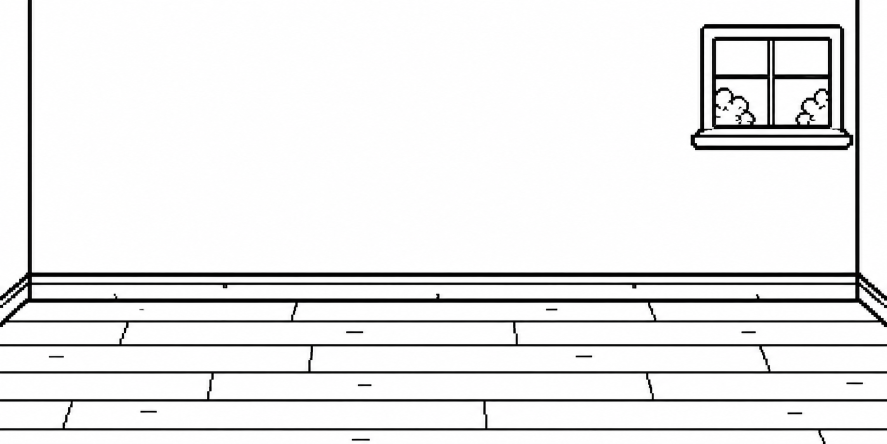
#> input picture assets_local/pet/hogar/hogar-base.png, 1774 x 887 px (shown at 1/2 size)
$ python -i build_habitat.py   (imports and definitions only)
#> lines starting #> are read from the running program, lines starting #| are printed output that depends on the picture
#> further down, picture is the input picture: PIL image 1774x887 RGB; mean R, G, B 235.7, 235.6, 235.7
#!/usr/bin/env python3
"""Build the masked PET room pack and its fixed layout metadata from the supplied ZIP artwork."""
import argparse
import hashlib
import importlib.util
import json
from pathlib import Path
import struct
import zlib
from PIL import Image, ImageDraw, ImageOps

ROOT = Path(__file__).resolve().parents[2]
SOURCE = ROOT / 'assets_local/pet/hogar'
ANCHORS = {'descanso': 0, 'adorno_suelo': 1, 'adorno_pared': 2, 'adorno_techo': 3,
           'juego': 4, 'entorno_suelo': 5, 'entorno_pared': 6}


# [12 lines left out: functions monochrome, crop_ink, not called in this run]


def silhouette(image, voids=()):
    # Only white connected to the exterior is transparent. Enclosed white is opaque.
#> called with voids = ()
    ink = ImageOps.invert(image.convert('L'))
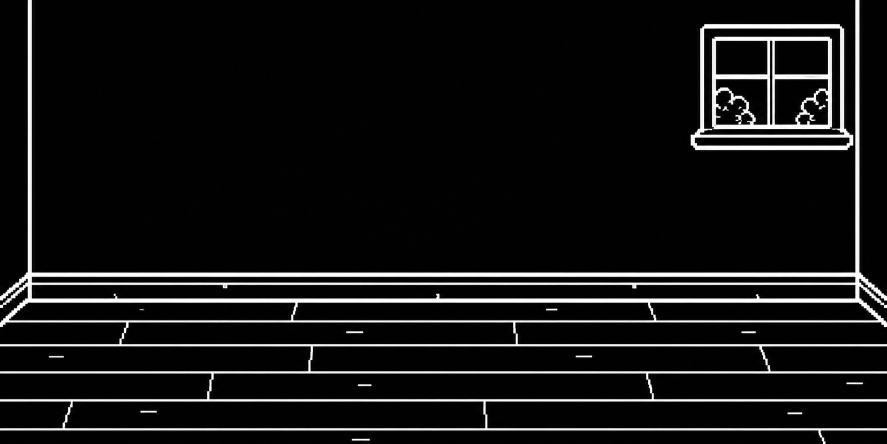
#> ink: PIL image 1774x887 L (shown at 1/2 size); min 0, max 255, mean 19.4
    padded = ImageOps.expand(ink, border=1, fill=0)
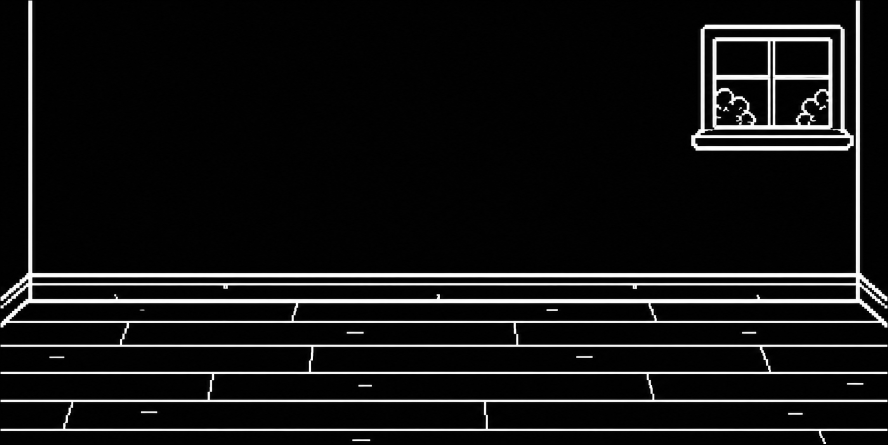
#> padded: PIL image 1776x889 L (shown at 1/2 size); min 0, max 255, mean 19.3
    ImageDraw.floodfill(padded, (0, 0), 128, thresh=0)
    for x, y in voids:
        point = (1 + image.width*x//100, 1 + image.height*y//100)
        if padded.getpixel(point) == 0:
            ImageDraw.floodfill(padded, point, 128, thresh=0)
    mask = padded.crop((1, 1, image.width + 1, image.height + 1)).point(lambda p: 0 if p == 128 else 255)
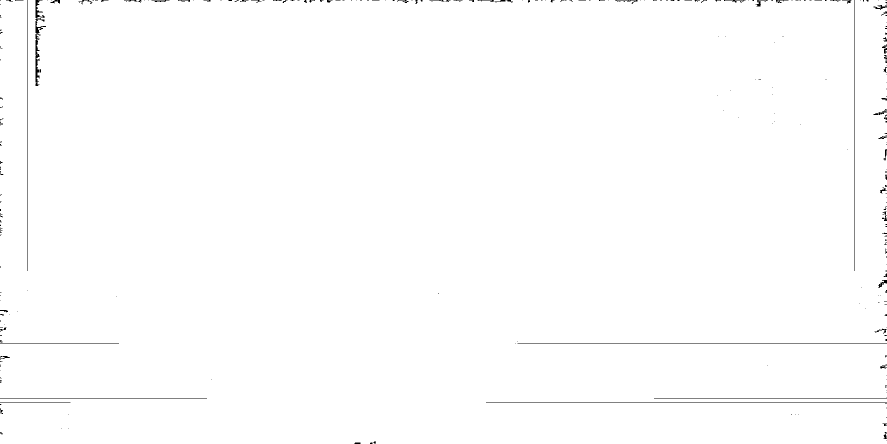
#> mask: PIL image 1774x887 L (shown at 1/2 size); 99.5% white; black in thin lines or dots
    return mask.convert('1')


def bits(image, mask=False):
    return (image if mask else ImageOps.invert(image.convert('L')).convert('1')).tobytes()


# [100 lines left out: function build, not called in this run]


# [6 lines not run here, left out]

>>> from PIL import Image
>>> picture = Image.open('../../assets_local/pet/hogar/hogar-base.png')
>>> result = silhouette(picture)

$ run again, on assets_local/pet/hogar/descanso-01.png
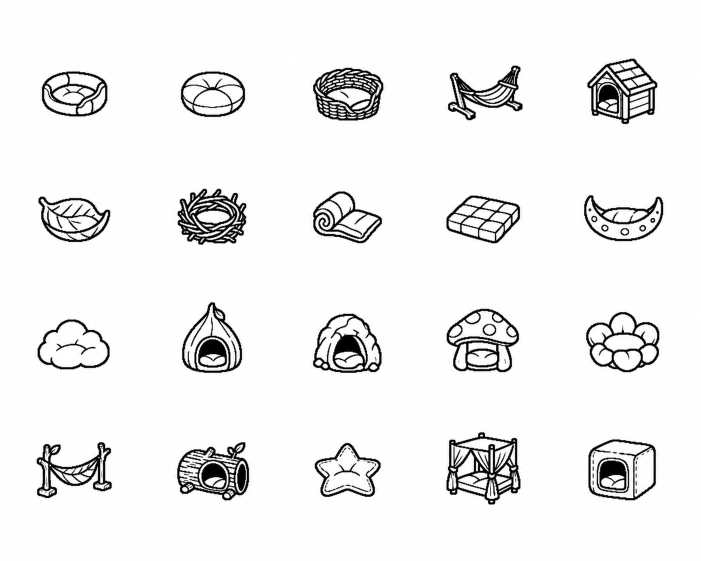
#> input picture assets_local/pet/hogar/descanso-01.png, 1402 x 1122 px (shown at 1/2 size)
#> picture is the input picture: PIL image 1402x1122 RGB; mean R, G, B 239, 238.9, 239
#> in silhouette, `padded = ImageOps.expand(ink, border=1, fill=0)`:
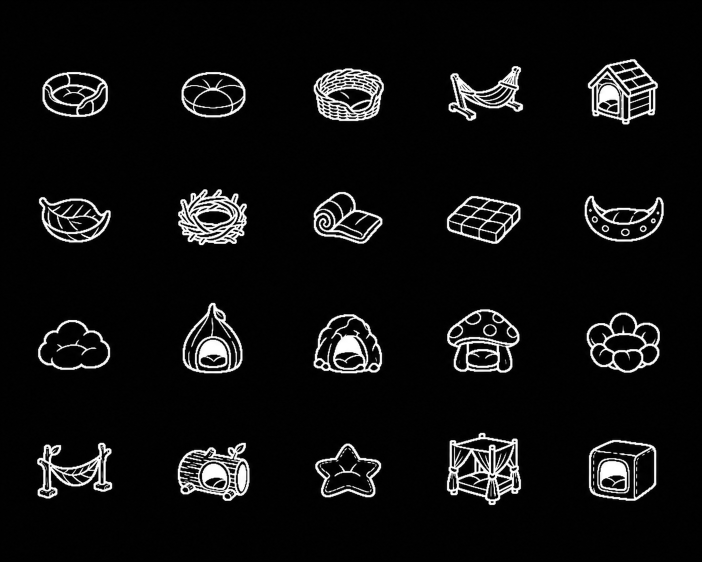
#> padded: PIL image 1404x1124 L (shown at 1/2 size); min 0, max 255, mean 16.1
#> in silhouette, `mask = padded.crop((1, 1, image.width + 1, image.height + 1)).point(la..`:
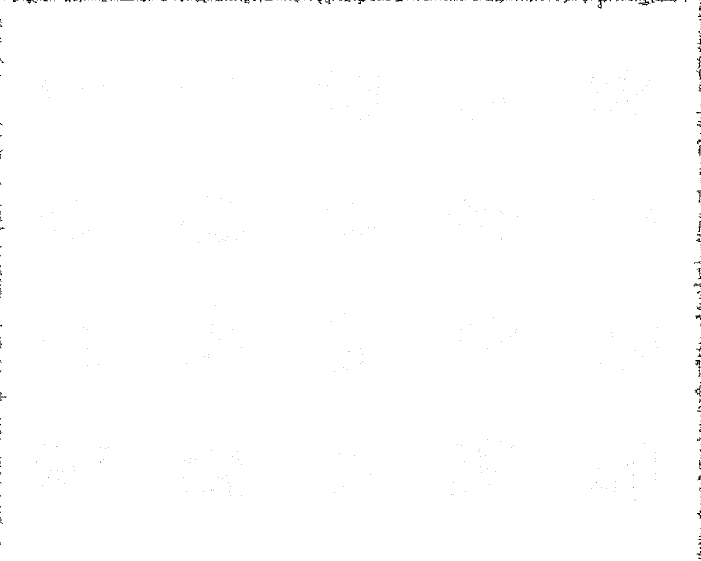
#> mask: PIL image 1402x1122 L (shown at 1/2 size); 99.8% white; black in thin lines or dots
